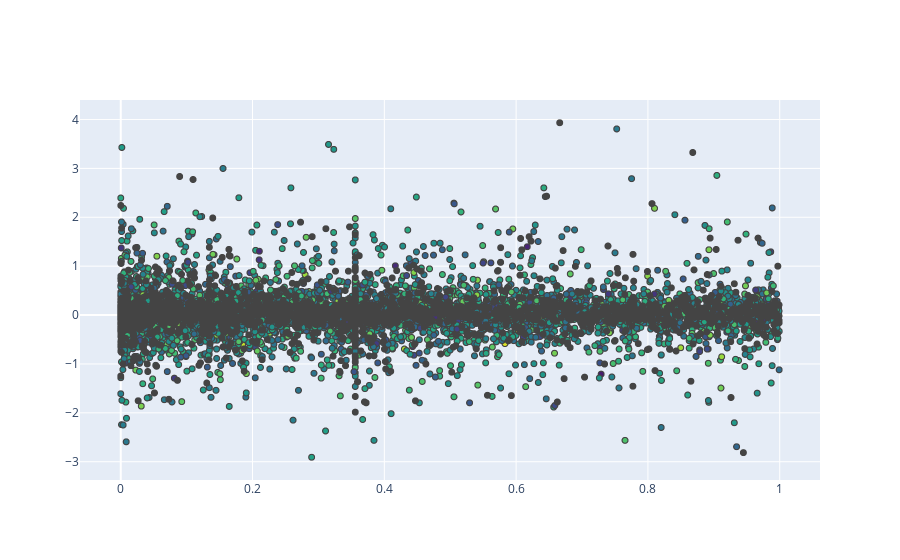

This figure's notebook cell:
### Code cell
#scatter plot
data3= pd.read_csv('az20.csv')
data1=data3['AZ20_p-value']
AZ20_pvalue = data1.values.tolist()
data1=data3['AZ20_fold_change']
AZ20_fold_change=data1.values.tolist()
worngy=[]
pvalue=[]
fold_change=[]
for p in AZ20_fold_change:
    if p!=0:
        b=math.log(p,10)
        fold_change.append(b)
fig = go.Figure(data=go.Scattergl(
    x = data3['AZ20_p-value'],
    y = fold_change,
    mode='markers',
    marker=dict(
        color=np.random.randn(11913),
        colorscale='Viridis',
        line_width=1),
    text=data3['Substrate']))

fig.show()

### Figure 1 — Plotly figure (JSON) as saved in the notebook; plotly's stock layout.template omitted (floating-point values rounded to 4 significant figures; data arrays with more than 128 entries replaced by an {"elided": "..."} marker saying what was removed)
{"data": [{"marker": {"color": {"elided": "11913 float values"}, "colorscale": [[0, "#440154"], [0.1111, "#482878"], [0.2222, "#3e4989"], [0.3333, "#31688e"], [0.4444, "#26828e"], [0.5556, "#1f9e89"], [0.6667, "#35b779"], [0.7778, "#6ece58"], [0.8889, "#b5de2b"], [1, "#fde725"]], "line": {"width": 1}}, "mode": "markers", "text": {"elided": "15525 str values"}, "type": "scattergl", "x": {"elided": "15525 float values"}, "y": {"elided": "14847 float values"}}], "layout": {}}
